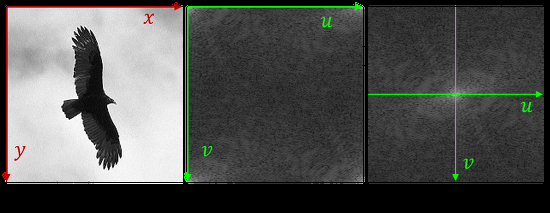
#> input picture img_folder/img4.png, 550 x 213 px, given in place of testblur.mp4, which was not available
$ jupyter execute --allow-errors blurDetection.ipynb   (older library calls are emulated)   (text cells are left out)
#> lines starting #> are read from the running program, lines starting #| are printed output that depends on the picture; after the words box and inside, x2 and y2 are one past the last pixel; in counts of white or black regions, pixels touching at a corner belong together; long printed decimals are rounded; pictures that were not available may be replaced by others from this repository, and a replacement may not be noted
[cell 1]
import cv2
import numpy as np
import matplotlib.pyplot as plt

[cell 2]
img=cv2.imread('image.jpg',0)
#img=cv2.cvtColor(img,cv2.COLOR_BGR2GRAY)
#> (the rest of this cell did not finish here and is left out)

[cell 3]
img=cv2.imread('cat1.jpg',0)
#img=cv2.cvtColor(img,cv2.COLOR_BGR2GRAY)
#> (the rest of this cell did not finish here and is left out)

[cell 4]
a= np.array([1,2,3,4,5])
print (a)

print(a.var())

[cell 5]
img = cv2.imread('image.jpg',0)


#> (the rest of this cell did not finish here and is left out)

[cell 6]
import matplotlib.pyplot as plt
import numpy as np
import cv2


#size: FFT 이동을 제로화 할 이미지 중심점 주변의 반경 크기
size = 60

#thresh: 이미지가 흐릿한 지 아닌지 판단하기 위해 크기의 평균값을 비교하는 값
thresh = 15

img = cv2.imread('image.jpg')
#img = cv2.blur(img,(10,10))
#> (the rest of this cell did not finish here and is left out)

[cell 7]
import cv2
import matplotlib.pyplot as plt
import numpy as np


font = cv2.FONT_HERSHEY_SIMPLEX
cap = cv2.VideoCapture("testblur.mp4")
size = 60
thresh = 20

cap.get(cv2.CAP_PROP_FPS)

w = round(cap.get(cv2.CAP_PROP_FRAME_WIDTH))
h = round(cap.get(cv2.CAP_PROP_FRAME_HEIGHT))
fps = cap.get(cv2.CAP_PROP_FPS)
fourcc = cv2.VideoWriter_fourcc(*'DIVX')

out = cv2.VideoWriter('testbluroutput.mp4', fourcc, fps, (w, h))

while cap.isOpened():
    success,frame = cap.read()
#> frame is the input picture: shape (213, 550, 3); mean B, G, R 81.1, 83.9, 82.2

    if success:

        img = cv2.cvtColor(frame, cv2.COLOR_BGR2GRAY)
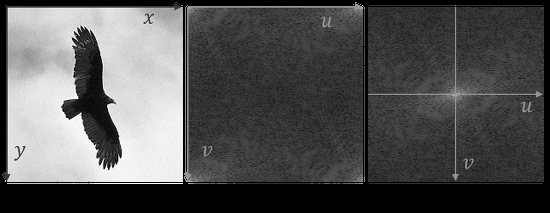
#> img: shape (213, 550); min 0, max 255, mean 83.1
        height , width = img.shape
#> height = 213; width = 550


        (x,y)=int(width/2.0),int(height/2.0)
#> x = 275; y = 106


        fft = np.fft.fft2(img)
        fftShift = np.fft.fftshift(fft)
        magnitude = 20 * np.log(np.abs(fftShift))
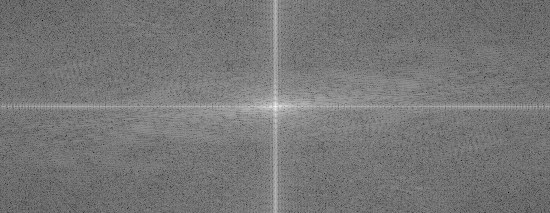
#> magnitude: shape (213, 550) float64; min 13.4, max 321.8, mean 157.2; drawn with min black and max white


        fftShift[y - size:y + size, x - size:x + size] = 0
        fftShift = np.fft.ifftshift(fftShift)
        recon = np.fft.ifft2(fftShift)


        magnitude = 20 * np.log(np.abs(recon))
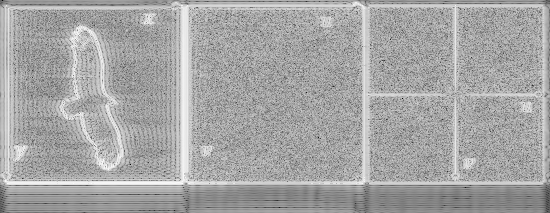
#> magnitude: shape (213, 550) float64; min -110.1, max 104.9, mean 29.7; drawn with min black and max white

        mean = np.mean(magnitude)
#> mean = 29.68

        print(mean,mean<=thresh )
#| 29.681 False

        if(mean<= thresh):
            print("Blurry")
        else:
            print("not Blurry")

        color = (0,0,255) if mean<=thresh else (0,255,0)
#> color = (0, 255, 0)
        text = " Blurry ({:.4f})" if mean<=thresh else "Not Blurry ({:.4f})"
#> text = 'Not Blurry ({:.4f})'
        text = text.format(mean)
#> text = 'Not Blurry (29.6814)'
        cv2.putText(frame, text, (10, 25), font, 1, color, 2)
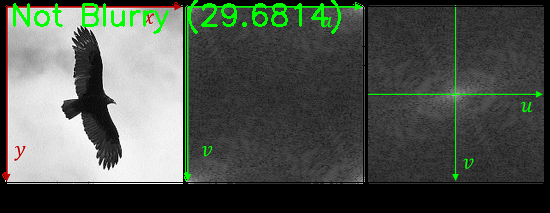
#> frame: shape (213, 550, 3); 1.92% of pixels changed, all inside (x1, y1, x2, y2) = (13, 0, 341, 34)
        out.write(frame)
        cv2.imshow('test',frame)

        if cv2.waitKey(25)&0xFF == 27:
#> (key Esc is pressed here)
            break #자원 메모리 해제

    else :
        break
cap.release()
out.release()
cv2.destroyAllWindows()
